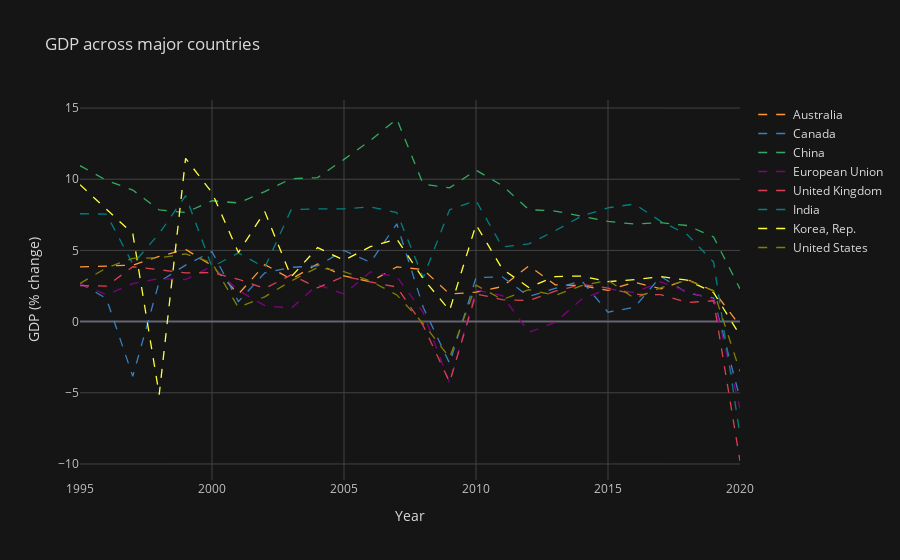

The code cell stored with this chart in its notebook:
### Code cell
gdp_iplot = gdp_new.iplot(kind='line',
                          dash='dash',
                          title="GDP across major countries",
                          xTitle="Year",
                          yTitle='GDP (% change)')

### Figure 1 — Plotly figure (JSON) as saved in the notebook; plotly's stock layout.template omitted (floating-point values rounded to 4 significant figures)
{"data": [{"line": {"color": "rgba(255, 153, 51, 1.0)", "dash": "dash", "shape": "linear", "width": 1.3}, "mode": "lines", "name": "Australia", "text": "", "type": "scatter", "x": [1995, 1996, 1997, 1998, 1999, 2000, 2001, 2002, 2003, 2004, 2005, 2006, 2007, 2008, 2009, 2010, 2011, 2012, 2013, 2014, 2015, 2016, 2017, 2018, 2019, 2020], "y": [3.838, 3.879, 3.967, 4.577, 5.074, 3.933, 1.931, 4.001, 2.986, 4.055, 3.204, 2.795, 3.844, 3.658, 1.937, 2.067, 2.463, 3.918, 2.585, 2.533, 2.193, 2.771, 2.301, 2.949, 2.161, -0.2848]}, {"line": {"color": "rgba(55, 128, 191, 1.0)", "dash": "dash", "shape": "linear", "width": 1.3}, "mode": "lines", "name": "Canada", "text": "", "type": "scatter", "x": [1995, 1996, 1997, 1998, 1999, 2000, 2001, 2002, 2003, 2004, 2005, 2006, 2007, 2008, 2009, 2010, 2011, 2012, 2013, 2014, 2015, 2016, 2017, 2018, 2019, 2020], "y": [2.694, 1.619, -3.845, 2.797, 3.97, 4.918, 1.406, 3.422, 3.811, 3.914, 4.996, 4.166, 6.869, 1.008, -2.928, 3.089, 3.147, 1.762, 2.329, 2.87, 0.6592, 1.001, 3.171, 2.014, 1.656, -5.403]}, {"line": {"color": "rgba(50, 171, 96, 1.0)", "dash": "dash", "shape": "linear", "width": 1.3}, "mode": "lines", "name": "China", "text": "", "type": "scatter", "x": [1995, 1996, 1997, 1998, 1999, 2000, 2001, 2002, 2003, 2004, 2005, 2006, 2007, 2008, 2009, 2010, 2011, 2012, 2013, 2014, 2015, 2016, 2017, 2018, 2019, 2020], "y": [10.95, 9.923, 9.237, 7.846, 7.662, 8.49, 8.336, 9.134, 10.04, 10.11, 11.39, 12.72, 14.23, 9.651, 9.399, 10.64, 9.551, 7.864, 7.766, 7.426, 7.041, 6.849, 6.947, 6.75, 5.95, 2.3]}, {"line": {"color": "rgba(128, 0, 128, 1.0)", "dash": "dash", "shape": "linear", "width": 1.3}, "mode": "lines", "name": "European Union", "text": "", "type": "scatter", "x": [1995, 1996, 1997, 1998, 1999, 2000, 2001, 2002, 2003, 2004, 2005, 2006, 2007, 2008, 2009, 2010, 2011, 2012, 2013, 2014, 2015, 2016, 2017, 2018, 2019, 2020], "y": [2.673, 1.893, 2.664, 3.019, 2.959, 3.903, 2.184, 1.124, 0.9305, 2.595, 1.934, 3.494, 3.152, 0.6449, -4.326, 2.21, 1.832, -0.7518, -0.05531, 1.573, 2.301, 2.045, 2.789, 2.118, 1.554, -6.1]}, {"line": {"color": "rgba(219, 64, 82, 1.0)", "dash": "dash", "shape": "linear", "width": 1.3}, "mode": "lines", "name": "United Kingdom", "text": "", "type": "scatter", "x": [1995, 1996, 1997, 1998, 1999, 2000, 2001, 2002, 2003, 2004, 2005, 2006, 2007, 2008, 2009, 2010, 2011, 2012, 2013, 2014, 2015, 2016, 2017, 2018, 2019, 2020], "y": [2.532, 2.492, 3.855, 3.645, 3.428, 3.437, 2.974, 2.324, 3.286, 2.374, 3.18, 2.788, 2.431, -0.2812, -4.248, 1.95, 1.54, 1.479, 2.139, 2.607, 2.356, 1.918, 1.892, 1.341, 1.463, -9.79]}, {"line": {"color": "rgba(0, 128, 128, 1.0)", "dash": "dash", "shape": "linear", "width": 1.3}, "mode": "lines", "name": "India", "text": "", "type": "scatter", "x": [1995, 1996, 1997, 1998, 1999, 2000, 2001, 2002, 2003, 2004, 2005, 2006, 2007, 2008, 2009, 2010, 2011, 2012, 2013, 2014, 2015, 2016, 2017, 2018, 2019, 2020], "y": [7.574, 7.55, 4.05, 6.184, 8.846, 3.841, 4.824, 3.804, 7.86, 7.923, 7.923, 8.061, 7.661, 3.087, 7.862, 8.498, 5.241, 5.456, 6.386, 7.41, 7.996, 8.256, 7.044, 6.12, 4.181, -7.965]}, {"line": {"color": "rgba(255, 255, 51, 1.0)", "dash": "dash", "shape": "linear", "width": 1.3}, "mode": "lines", "name": "Korea, Rep.", "text": "", "type": "scatter", "x": [1995, 1996, 1997, 1998, 1999, 2000, 2001, 2002, 2003, 2004, 2005, 2006, 2007, 2008, 2009, 2010, 2011, 2012, 2013, 2014, 2015, 2016, 2017, 2018, 2019, 2020], "y": [9.615, 7.891, 6.171, -5.129, 11.47, 9.061, 4.852, 7.725, 3.147, 5.197, 4.309, 5.264, 5.8, 3.013, 0.7927, 6.805, 3.686, 2.403, 3.165, 3.202, 2.809, 2.947, 3.16, 2.907, 2.039, -0.9578]}, {"line": {"color": "rgba(128, 128, 0, 1.0)", "dash": "dash", "shape": "linear", "width": 1.3}, "mode": "lines", "name": "United States", "text": "", "type": "scatter", "x": [1995, 1996, 1997, 1998, 1999, 2000, 2001, 2002, 2003, 2004, 2005, 2006, 2007, 2008, 2009, 2010, 2011, 2012, 2013, 2014, 2015, 2016, 2017, 2018, 2019, 2020], "y": [2.684, 3.773, 4.447, 4.481, 4.753, 4.127, 0.9983, 1.742, 2.861, 3.799, 3.513, 2.855, 1.876, -0.1366, -2.537, 2.564, 1.551, 2.25, 1.842, 2.526, 2.908, 1.638, 2.37, 2.927, 2.161, -3.486]}], "layout": {"autosize": true, "legend": {"bgcolor": "#151516", "font": {"color": "#D9D9D9"}}, "paper_bgcolor": "#151516", "plot_bgcolor": "#151516", "title": {"font": {"color": "#D9D9D9"}, "text": "GDP across major countries"}, "xaxis": {"autorange": true, "gridcolor": "#434343", "range": [1995, 2020], "showgrid": true, "tickfont": {"color": "#C2C2C2"}, "title": {"font": {"color": "#D9D9D9"}, "text": "Year"}, "type": "linear", "zerolinecolor": "#666570"}, "yaxis": {"autorange": true, "gridcolor": "#434343", "range": [-11.12, 15.57], "showgrid": true, "tickfont": {"color": "#C2C2C2"}, "title": {"font": {"color": "#D9D9D9"}, "text": "GDP (% change)"}, "type": "linear", "zerolinecolor": "#666570"}}}
